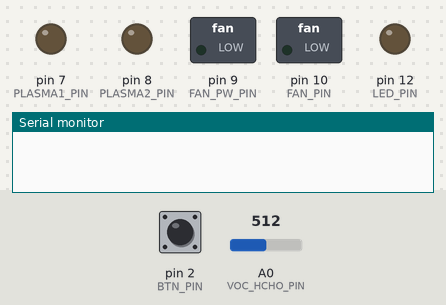
A sketch run on a simulated Arduino Leonardo, built with avr-gcc and run on an emulated ATmega32U4. Parts: switched loads named in the sketch (green lamp = pin HIGH), output pins drawn as LEDs (lit = HIGH), the last lines printed to the serial monitor. Inputs (shaded band) come from the test bench; at power-on: pin 2 (BTN_PIN) LOW, A0 (VOC_HCHO_PIN) = 512.

Above: at 1.2 s.
1.3 s: pin 2 (BTN_PIN) pulled HIGH for 0.15 s
At 2.1 s:
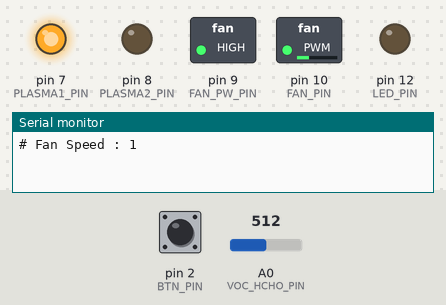
10.0 s: pin 2 (BTN_PIN) pulled HIGH for 1 s
At 16.7 s:
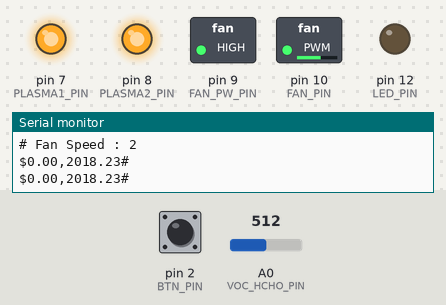
19.6 s: pin 2 (BTN_PIN) pulled HIGH for 0.15 s
At 22.0 s:
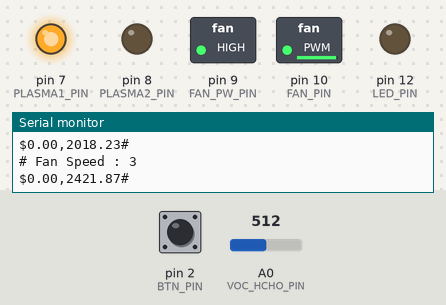
28.3 s: pin 2 (BTN_PIN) pulled HIGH for 3.2 s
At 32.1 s:
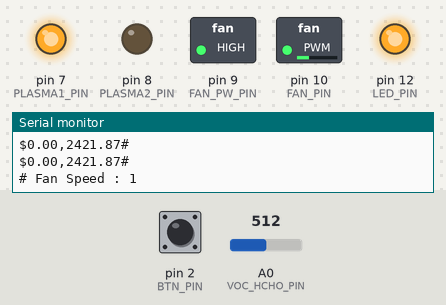
38.0 s: A0 (VOC_HCHO_PIN) set to 1009
43.0 s: A0 (VOC_HCHO_PIN) set to 1023
Timing chart, 0 to 48.0 s (numbered marks = the images above; inputs shaded):
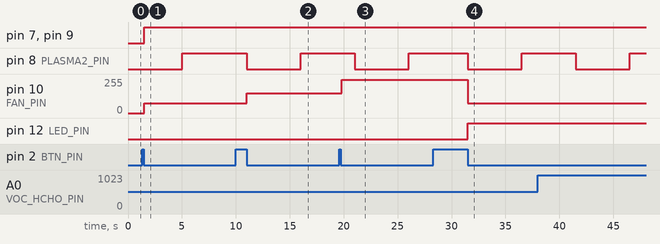

Measured:
- after the input at 1.3 s, pin 7 (PLASMA1_PIN), pin 9 (FAN_PW_PIN): LOW → HIGH after 0.21 s; pin 8 (PLASMA2_PIN): LOW → HIGH after 3.7 s; pin 10 (FAN_PIN): 0/255 → 75/255 after 0.21 s
- after the input at 10.0 s, pin 10 (FAN_PIN): 75/255 → 150/255 after 1.0 s
- after the input at 19.6 s, pin 10 (FAN_PIN): 150/255 → 250/255 after 0.22 s
- after the input at 28.3 s, pin 10 (FAN_PIN): 250/255 → 75/255 after 3.2 s; pin 12 (LED_PIN): LOW → HIGH after 3.2 s

The sketch:

Air_Quality_Frame.ino
```cpp
#include <SoftwareSerial.h>

// Leonardo SoftwareSerial pin : 8 ~ 11

#define VOC_HCHO_PIN        A0
#define DUST_PMS7003_TX     5
#define DUST_PMS7003_RX     11
#define LED_PIN             12
#define BTN_PIN             2
#define FAN_PIN             10
#define FAN_PW_PIN          9
#define PLASMA1_PIN         7
#define PLASMA2_PIN         8

#define GOOD_VOC_PPM  1
#define NORMAL_VOC_PPM  2
#define BAD_VOC_PPM  3

#define GOOD_DUST_PPM  15
#define NORMAL_DUST_PPM  35
#define BAD_DUST_PPM  75

SoftwareSerial dSerial(DUST_PMS7003_RX, DUST_PMS7003_TX);

#define Vc 4.95
#define R0 32.00

const int sensingInterval = 3000;
unsigned long sensingTime = 0;
const int plasmaBlinkInterval = 5000;
unsigned long plasmaBlinkTime = 0;

byte dustCount = 0;
unsigned char dustData[30];
float dustValue;
float vocBuf[5];
int vocBufCnt = -1;
float avgVoc = 0;

bool autoState = false;
int fanSpeed = 0;
int fanMaxSpeed = 3;
int pressureCnt = 0;

void setup() {
  Serial.begin(9600);

  while (!Serial);

  dSerial.begin(9600);

  pinMode(BTN_PIN, INPUT);
  pinMode(FAN_PIN, OUTPUT);
  pinMode(PLASMA1_PIN, OUTPUT);
  pinMode(PLASMA2_PIN, OUTPUT);
  pinMode(LED_PIN, OUTPUT);
  pinMode(FAN_PW_PIN, OUTPUT);

  digitalWrite(PLASMA1_PIN, LOW);
  digitalWrite(PLASMA2_PIN, LOW);
  digitalWrite(LED_PIN, LOW);
  digitalWrite(FAN_PW_PIN, LOW);
  analogWrite(FAN_PIN, 0);
}

void btnControl() {
  if (digitalRead(BTN_PIN)) {
    while (digitalRead(BTN_PIN)) {
      pressureCnt++;
      //      Serial.print(F("# Button Pressure - "));
      //      Serial.println(pressureCnt);
      delay(100);
    }

    if (pressureCnt < 12) {
      autoState = false;
      fanSpeed = fanSpeed == fanMaxSpeed ? 0 : fanSpeed + 1;
      setFanSpeed(fanSpeed);
    } else {
      autoState = !autoState;
      //      Serial.print(F("# Auto Mode : "));
      //      Serial.println(autoState);
    }
    digitalWrite(LED_PIN, autoState);
    pressureCnt = 0;
  }
}

void loop() {
  btnControl();

  if (millis() - sensingTime >= sensingInterval) {
    measureVOCSensor();
    measureDustSensor();
    sendAirQuality();

    if (autoState) {
      autoControl();
    }
    sensingTime = millis();
  }

  setPlasmaStatus();

  delay(25);
}

void setPlasmaStatus() {
  if (fanSpeed == 0) {
    digitalWrite(PLASMA1_PIN, false);
    digitalWrite(PLASMA2_PIN, false);
    plasmaBlinkTime = 0;
  } else {
    digitalWrite(PLASMA1_PIN, true);
    if (millis() - plasmaBlinkTime >= plasmaBlinkInterval) {
      digitalWrite(PLASMA2_PIN, !digitalRead(PLASMA2_PIN));
      plasmaBlinkTime = millis();
    }
  }
}

void sendAirQuality() {
  String msg = "$" + String(dustValue) + "," + String(avgVoc) + "#";
  Serial.println(msg);
  delay(1);
}

void setFanSpeed(int speed) {
  Serial.print(F("# Fan Speed : "));
  Serial.println(speed);
  int pwm;
  if (speed == 0) {
    pwm = 0;
  } else if (speed == 1) {
    pwm = 75;
  } else if (speed == 2) {
    pwm = 150;
  } else {
    pwm = 250;
  }
  digitalWrite(FAN_PW_PIN, pwm != 0);
  analogWrite(FAN_PIN, pwm);
}

void autoControl() {
  int autoSpeed;
  if (avgVoc < GOOD_VOC_PPM && dustValue <= GOOD_DUST_PPM) {
    autoSpeed = 0;
  } else if (avgVoc > NORMAL_VOC_PPM || dustValue > NORMAL_DUST_PPM) {
    autoSpeed = 1;
  } else if (avgVoc > BAD_VOC_PPM || dustValue > BAD_DUST_PPM) {
    autoSpeed = 2;
  } else {
    autoSpeed = 3;
  }

  if (autoSpeed != fanSpeed) {
    fanSpeed = autoSpeed;
    setFanSpeed(fanSpeed);
  }
}

float analogFilter(int& cnt, float buf[], float val) {
  float totalVal = val;
  if (cnt == 5) {
    for (int i = 0; i < 5; i++) {
      totalVal += buf[i];
    }
    cnt = 0;
    return totalVal / 5;
  } else if (cnt == -1) {
    buf[++cnt] = val;
    return val;
  } else {
    buf[cnt++] = val;
    return -1;
  }
}

void measureVOCSensor() {
  // http://wiki.seeedstudio.com/Grove-HCHO_Sensor/
  double Rs = (1023.0 / analogRead(VOC_HCHO_PIN)) - 1;
  double ppm = pow(10.0, ((log10(Rs / R0) - 0.0827) / (-0.4807)));
  float avg = analogFilter(vocBufCnt, vocBuf, (float)ppm);
  avgVoc = avg < 0 ? avgVoc : avg;

  //  Serial.print(F("# [VOC] HCHO > "));
  //  delay(1);
  //  Serial.print(Rs);
  //  delay(1);
  //  Serial.print(F(" (Rs), "));
  //  delay(1);
  //  Serial.print(ppm);
  //  delay(1);
  //  Serial.println(F(" (ppm)"));
  //  delay(1);
}

void measureDustSensor() {
  //https://makernambo.com/79
  if (dSerial.available()) {
    for (int i = 0; i < 32; i++) {
      char chrRecv = dSerial.read();
      if (chrRecv == 0x4d) {
        dustCount = 2;
        break;
      }
    }
    if (dustCount == 2)
    {
      dustCount = 0;
      for (int i = 0; i < 30; i++) {
        dustData[i] = dSerial.read();
      }

      if ( (unsigned int) dustData[27] == 0 ) {
        int PM01  = (dustData[8] << 8) + dustData[9];
        int PM25  = (dustData[10] << 8) + dustData[11];
        int PM10  = (dustData[12] << 8) + dustData[13];
        //        Serial.print(F("# [DUST] PMS7003 > "));
        //        delay(1);
        //        Serial.print(PM01);
        //        delay(1);
        //        Serial.print("(PM1.0), ");
        //        delay(1);
        //        Serial.print(PM25);
        //        delay(1);
        //        Serial.print("(PM2.5), ");
        //        delay(1);
        //        Serial.print(PM10);
        //        delay(1);
        //        Serial.println("(PM10)");
        //        delay(1);
        if (PM25 > 0 && PM25 < 1000)
          dustValue = PM25;
      }
    }
  }
}
```
